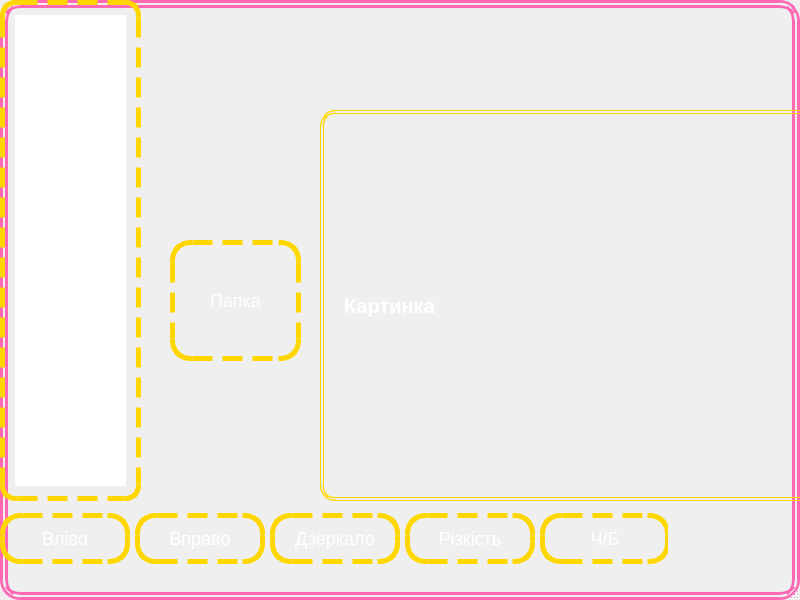
<?xml version="1.0" encoding="UTF-8"?>
<ui version="4.0">
 <class>MainWindow</class>
 <widget class="QMainWindow" name="MainWindow">
  <property name="geometry">
   <rect>
    <x>0</x>
    <y>0</y>
    <width>800</width>
    <height>600</height>
   </rect>
  </property>
  <property name="windowTitle">
   <string>Easy Editor</string>
  </property>
  <property name="styleSheet">
   <string notr="true">QMainWindow {
    background-color: qlineargradient(
        x1:0, y1:0, x2:1, y2:1,
        stop:0 #FF4500, stop:0.5 #8A2BE2, stop:1 #FFD700
    );
    border: 8px double #FF69B4;
    border-radius: 20px;
    padding: 15px;
}

QMainWindow::title {
    color: #FFFFFF;
    font-family: &quot;Comic Sans MS&quot;;
    font-size: 24px;
    font-weight: bold;
    text-align: center;
    background-color: qradialgradient(
        cx:0.5, cy:0.5, radius:1.0,
        fx:0.5, fy:0.5,
        stop:0 #32CD32, stop:1 #7FFFD4
    );
    border: 4px dashed #FFD700;
    border-radius: 10px;
    padding: 10px;
}

QMainWindow:hover {
    background-color: qlineargradient(
        x1:1, y1:0, x2:0, y2:1,
        stop:0 #8A2BE2, stop:1 #FF4500
    );
    border: 8px solid #32CD32;
    padding: 20px; /* Simulate a &quot;puff-out&quot; effect */
}
</string>
  </property>
  <widget class="QWidget" name="centralwidget">
   <widget class="QPushButton" name="btn_dir">
    <property name="geometry">
     <rect>
      <x>170</x>
      <y>240</y>
      <width>131</width>
      <height>121</height>
     </rect>
    </property>
    <property name="styleSheet">
     <string notr="true">QPushButton {
    background-color: qradialgradient(
        cx:0.5, cy:0.5, radius:1.0,
        fx:0.5, fy:0.5,
        stop:0 #FF4500, stop:1 #8A2BE2
    );
    border: 5px dashed #FFD700;
    border-radius: 20px;
    font-family: &quot;Comic Sans MS&quot;;
    font-size: 18px;
    color: #FFFFFF;
    padding: 10px;
    min-width: 100px;
}

QPushButton:hover {
    background-color: qlineargradient(
        x1:0, y1:0, x2:1, y2:1,
        stop:0 #32CD32, stop:1 #7FFFD4
    );
    border: 5px solid #FFFFFF;
    color: #FF4500;
    transform: scale(1.1); /* Simulated effect, works with animations */
}

QPushButton:pressed {
    background-color: #FFD700;
    border: 5px dotted #FF69B4;
    color: #000000;
    padding-left: 15px;
    padding-top: 10px; /* Simulate a &quot;pushed down&quot; effect */
}

QPushButton:disabled {
    background-color: #A9A9A9;
    border: 5px solid #696969;
    color: #FFFFFF;
    font-style: italic;
}
</string>
    </property>
    <property name="text">
     <string>Папка</string>
    </property>
   </widget>
   <widget class="QListWidget" name="lw_files">
    <property name="geometry">
     <rect>
      <x>0</x>
      <y>0</y>
      <width>141</width>
      <height>501</height>
     </rect>
    </property>
    <property name="styleSheet">
     <string notr="true">QListWidget {
    background-color: qlineargradient(
        spread:pad, x1:0, y1:0, x2:1, y2:1,
        stop:0 #FF007F, stop:0.5 #7FFF00, stop:1 #007FFF
    );
    border: 5px dashed #FFD700;
    border-radius: 15px;
    color: #FFFFFF;
    font-family: &quot;Comic Sans MS&quot;;
    font-size: 16px;
    padding: 10px;
}

QListWidget::item {
    background-color: qradialgradient(
        cx:0.5, cy:0.5, radius:0.8,
        fx:0.5, fy:0.5,
        stop:0 #FFA500, stop:1 #FF4500
    );
    color: #000000;
    border: 2px solid #8A2BE2;
    border-radius: 10px;
    margin: 5px;
    padding: 5px;
}

QListWidget::item:hover {
    background-color: qlineargradient(
        x1:0, y1:0, x2:1, y2:1,
        stop:0 #8A2BE2, stop:1 #32CD32
    );
    color: #FFD700;
    border: 2px solid #FFFFFF;
}

QListWidget::item:selected {
    background-color: #4B0082;
    color: #FFFF00;
    border: 3px dotted #FF69B4;
    margin-left: 15px; /* Makes it look like it &quot;jumps out&quot; */
}
</string>
    </property>
   </widget>
   <widget class="QLabel" name="lb_image">
    <property name="geometry">
     <rect>
      <x>320</x>
      <y>110</y>
      <width>621</width>
      <height>391</height>
     </rect>
    </property>
    <property name="styleSheet">
     <string notr="true">QLabel {
    background-color: qradialgradient(
        cx:0.5, cy:0.5, radius:1.0,
        fx:0.5, fy:0.5,
        stop:0 #8A2BE2, stop:1 #FF4500
    );
    border: 4px double #FFD700;
    border-radius: 15px;
    font-family: &quot;Comic Sans MS&quot;;
    font-size: 20px;
    font-weight: bold;
    color: #FFFFFF;
    padding: 15px;
    text-align: center;
    qproperty-alignment: 'AlignCenter';
    text-shadow: 2px 2px #000000; /* Fake shadow using clever text effects */
}

QLabel:hover {
    background-color: qlineargradient(
        x1:0, y1:0, x2:1, y2:1,
        stop:0 #32CD32, stop:1 #7FFFD4
    );
    border: 4px dashed #FF69B4;
    color: #FFD700;
    font-size: 22px; /* Slight size increase on hover */
    transform: scale(1.1); /* Gives a popping effect */
}

QLabel:disabled {
    background-color: #A9A9A9;
    border: 4px solid #696969;
    color: #D3D3D3;
    font-style: italic;
}
</string>
    </property>
    <property name="text">
     <string>Картинка</string>
    </property>
   </widget>
   <widget class="QWidget" name="horizontalLayoutWidget">
    <property name="geometry">
     <rect>
      <x>0</x>
      <y>510</y>
      <width>668</width>
      <height>58</height>
     </rect>
    </property>
    <layout class="QHBoxLayout" name="horizontalLayout">
     <item>
      <widget class="QPushButton" name="btn_left">
       <property name="styleSheet">
        <string notr="true">QPushButton {
    background-color: qradialgradient(
        cx:0.5, cy:0.5, radius:1.0,
        fx:0.5, fy:0.5,
        stop:0 #FF4500, stop:1 #8A2BE2
    );
    border: 5px dashed #FFD700;
    border-radius: 20px;
    font-family: &quot;Comic Sans MS&quot;;
    font-size: 18px;
    color: #FFFFFF;
    padding: 10px;
    min-width: 100px;
}

QPushButton:hover {
    background-color: qlineargradient(
        x1:0, y1:0, x2:1, y2:1,
        stop:0 #32CD32, stop:1 #7FFFD4
    );
    border: 5px solid #FFFFFF;
    color: #FF4500;
    transform: scale(1.1); /* Simulated effect, works with animations */
}

QPushButton:pressed {
    background-color: #FFD700;
    border: 5px dotted #FF69B4;
    color: #000000;
    padding-left: 15px;
    padding-top: 10px; /* Simulate a &quot;pushed down&quot; effect */
}

QPushButton:disabled {
    background-color: #A9A9A9;
    border: 5px solid #696969;
    color: #FFFFFF;
    font-style: italic;
}
</string>
       </property>
       <property name="text">
        <string>Вліво</string>
       </property>
      </widget>
     </item>
     <item>
      <widget class="QPushButton" name="btn_right">
       <property name="styleSheet">
        <string notr="true">QPushButton {
    background-color: qradialgradient(
        cx:0.5, cy:0.5, radius:1.0,
        fx:0.5, fy:0.5,
        stop:0 #FF4500, stop:1 #8A2BE2
    );
    border: 5px dashed #FFD700;
    border-radius: 20px;
    font-family: &quot;Comic Sans MS&quot;;
    font-size: 18px;
    color: #FFFFFF;
    padding: 10px;
    min-width: 100px;
}

QPushButton:hover {
    background-color: qlineargradient(
        x1:0, y1:0, x2:1, y2:1,
        stop:0 #32CD32, stop:1 #7FFFD4
    );
    border: 5px solid #FFFFFF;
    color: #FF4500;
    transform: scale(1.1); /* Simulated effect, works with animations */
}

QPushButton:pressed {
    background-color: #FFD700;
    border: 5px dotted #FF69B4;
    color: #000000;
    padding-left: 15px;
    padding-top: 10px; /* Simulate a &quot;pushed down&quot; effect */
}

QPushButton:disabled {
    background-color: #A9A9A9;
    border: 5px solid #696969;
    color: #FFFFFF;
    font-style: italic;
}
</string>
       </property>
       <property name="text">
        <string>Вправо</string>
       </property>
      </widget>
     </item>
     <item>
      <widget class="QPushButton" name="btn_flip">
       <property name="styleSheet">
        <string notr="true">QPushButton {
    background-color: qradialgradient(
        cx:0.5, cy:0.5, radius:1.0,
        fx:0.5, fy:0.5,
        stop:0 #FF4500, stop:1 #8A2BE2
    );
    border: 5px dashed #FFD700;
    border-radius: 20px;
    font-family: &quot;Comic Sans MS&quot;;
    font-size: 18px;
    color: #FFFFFF;
    padding: 10px;
    min-width: 100px;
}

QPushButton:hover {
    background-color: qlineargradient(
        x1:0, y1:0, x2:1, y2:1,
        stop:0 #32CD32, stop:1 #7FFFD4
    );
    border: 5px solid #FFFFFF;
    color: #FF4500;
    transform: scale(1.1); /* Simulated effect, works with animations */
}

QPushButton:pressed {
    background-color: #FFD700;
    border: 5px dotted #FF69B4;
    color: #000000;
    padding-left: 15px;
    padding-top: 10px; /* Simulate a &quot;pushed down&quot; effect */
}

QPushButton:disabled {
    background-color: #A9A9A9;
    border: 5px solid #696969;
    color: #FFFFFF;
    font-style: italic;
}
</string>
       </property>
       <property name="text">
        <string>Дзеркало</string>
       </property>
      </widget>
     </item>
     <item>
      <widget class="QPushButton" name="btn_sharp">
       <property name="styleSheet">
        <string notr="true">QPushButton {
    background-color: qradialgradient(
        cx:0.5, cy:0.5, radius:1.0,
        fx:0.5, fy:0.5,
        stop:0 #FF4500, stop:1 #8A2BE2
    );
    border: 5px dashed #FFD700;
    border-radius: 20px;
    font-family: &quot;Comic Sans MS&quot;;
    font-size: 18px;
    color: #FFFFFF;
    padding: 10px;
    min-width: 100px;
}

QPushButton:hover {
    background-color: qlineargradient(
        x1:0, y1:0, x2:1, y2:1,
        stop:0 #32CD32, stop:1 #7FFFD4
    );
    border: 5px solid #FFFFFF;
    color: #FF4500;
    transform: scale(1.1); /* Simulated effect, works with animations */
}

QPushButton:pressed {
    background-color: #FFD700;
    border: 5px dotted #FF69B4;
    color: #000000;
    padding-left: 15px;
    padding-top: 10px; /* Simulate a &quot;pushed down&quot; effect */
}

QPushButton:disabled {
    background-color: #A9A9A9;
    border: 5px solid #696969;
    color: #FFFFFF;
    font-style: italic;
}
</string>
       </property>
       <property name="text">
        <string>Різкість</string>
       </property>
      </widget>
     </item>
     <item>
      <widget class="QPushButton" name="btn_bw">
       <property name="styleSheet">
        <string notr="true">QPushButton {
    background-color: qradialgradient(
        cx:0.5, cy:0.5, radius:1.0,
        fx:0.5, fy:0.5,
        stop:0 #FF4500, stop:1 #8A2BE2
    );
    border: 5px dashed #FFD700;
    border-radius: 20px;
    font-family: &quot;Comic Sans MS&quot;;
    font-size: 18px;
    color: #FFFFFF;
    padding: 10px;
    min-width: 100px;
}

QPushButton:hover {
    background-color: qlineargradient(
        x1:0, y1:0, x2:1, y2:1,
        stop:0 #32CD32, stop:1 #7FFFD4
    );
    border: 5px solid #FFFFFF;
    color: #FF4500;
    transform: scale(1.1); /* Simulated effect, works with animations */
}

QPushButton:pressed {
    background-color: #FFD700;
    border: 5px dotted #FF69B4;
    color: #000000;
    padding-left: 15px;
    padding-top: 10px; /* Simulate a &quot;pushed down&quot; effect */
}

QPushButton:disabled {
    background-color: #A9A9A9;
    border: 5px solid #696969;
    color: #FFFFFF;
    font-style: italic;
}
</string>
       </property>
       <property name="text">
        <string>Ч/Б</string>
       </property>
      </widget>
     </item>
    </layout>
   </widget>
  </widget>
  <widget class="QMenuBar" name="menubar">
   <property name="geometry">
    <rect>
     <x>0</x>
     <y>0</y>
     <width>800</width>
     <height>18</height>
    </rect>
   </property>
  </widget>
  <widget class="QStatusBar" name="statusbar"/>
 </widget>
 <resources/>
 <connections/>
</ui>
